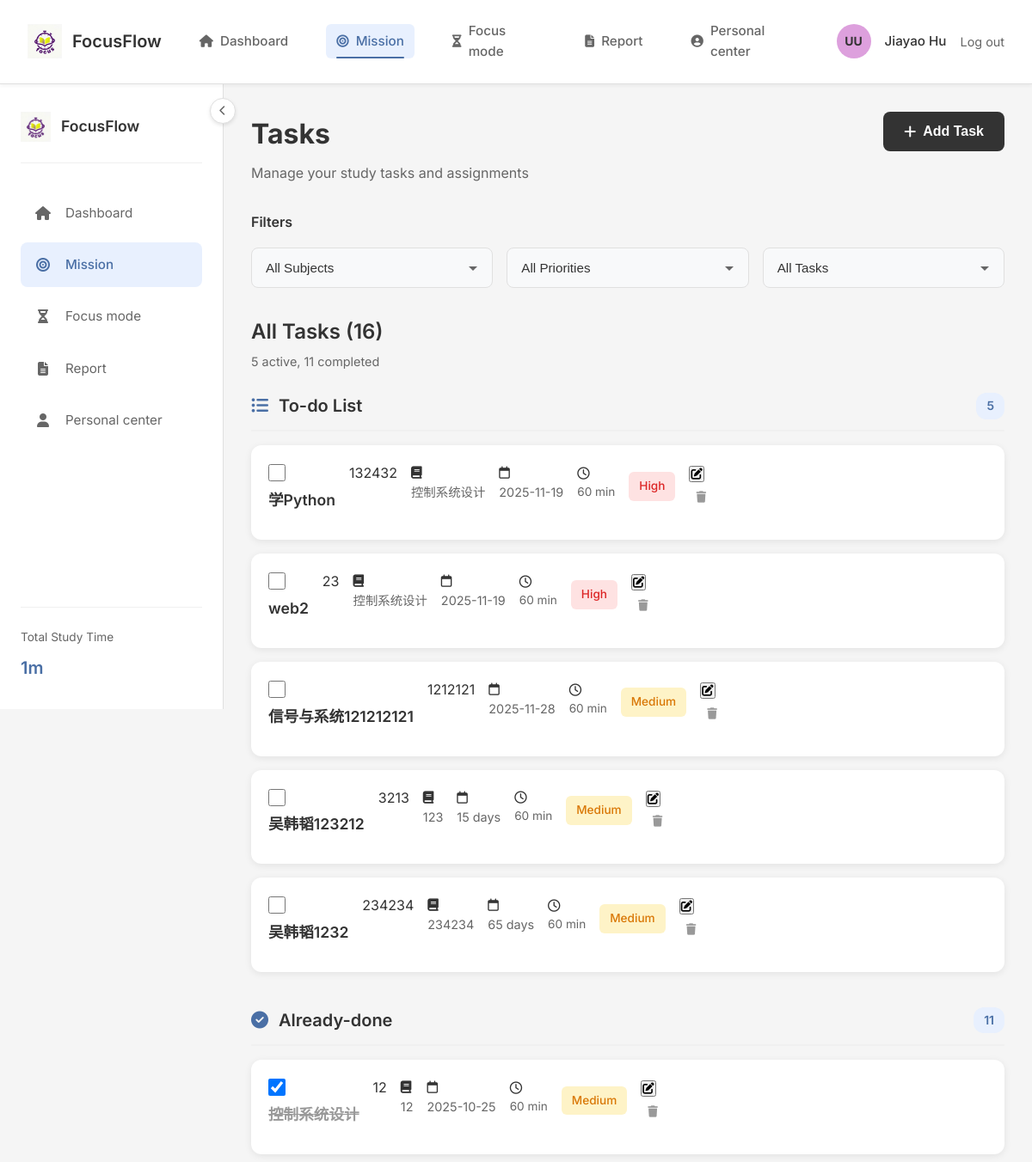
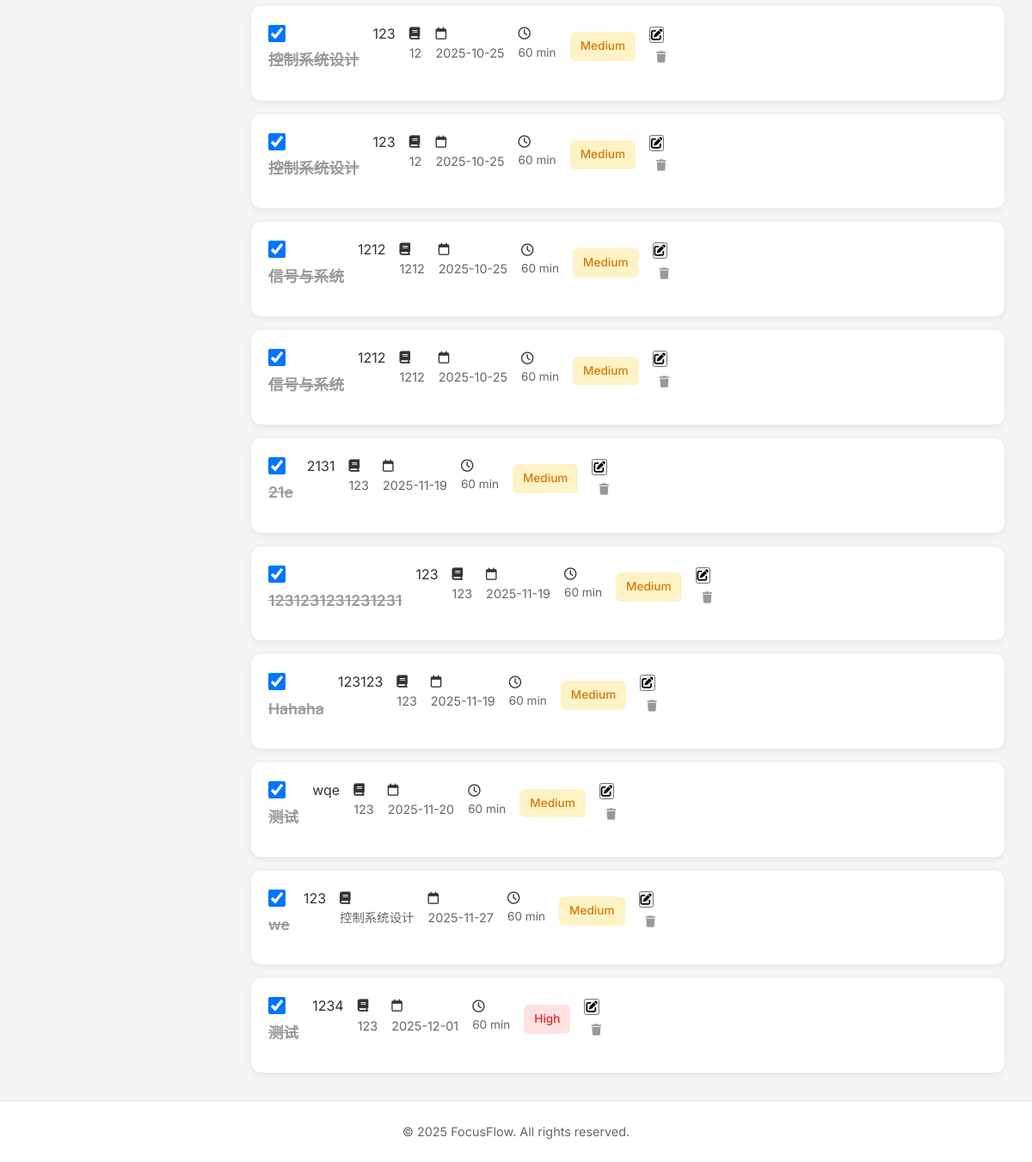
The page /tasks (signed in) on the database as committed earlier (2 pictures, top to bottom).
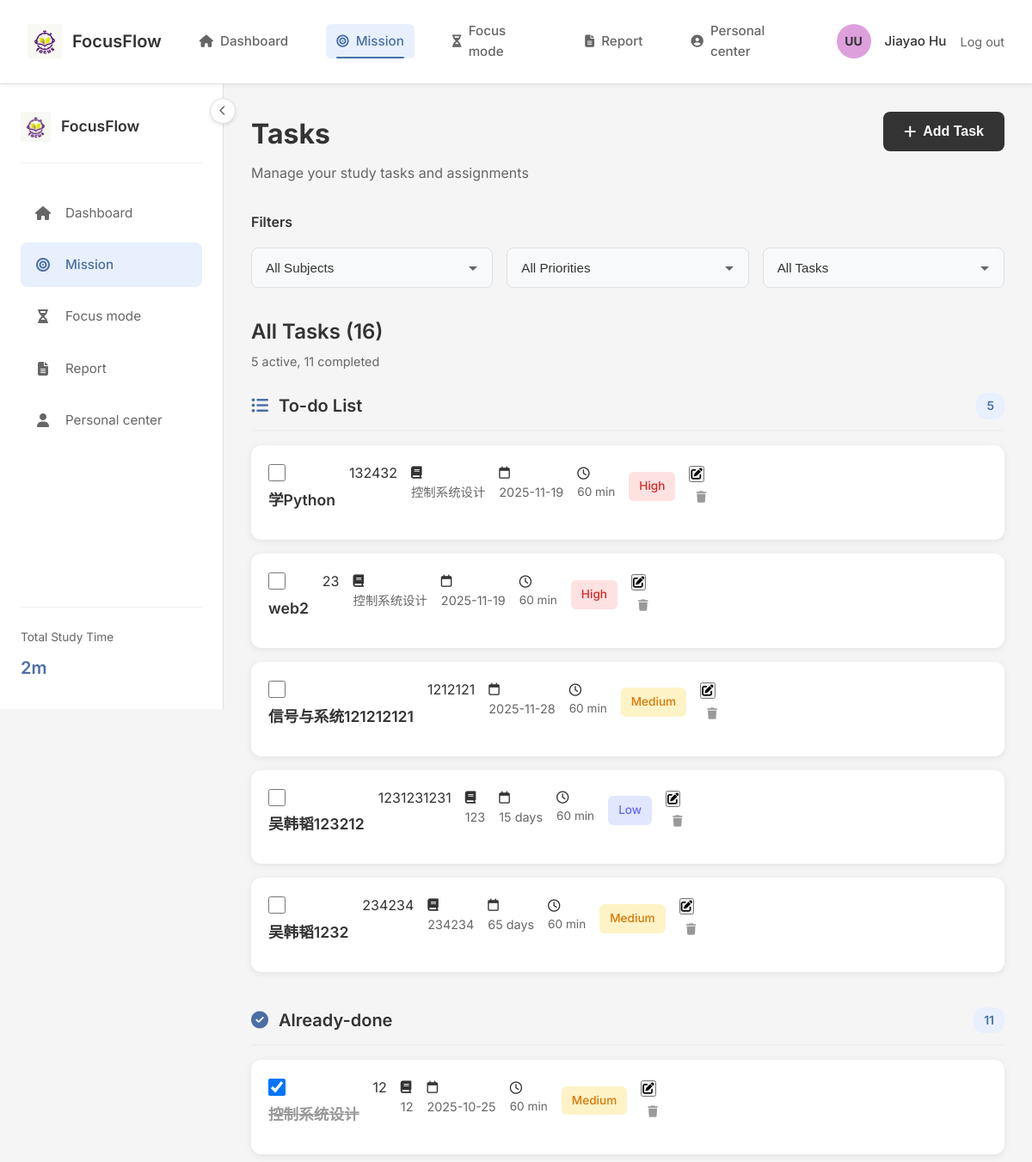
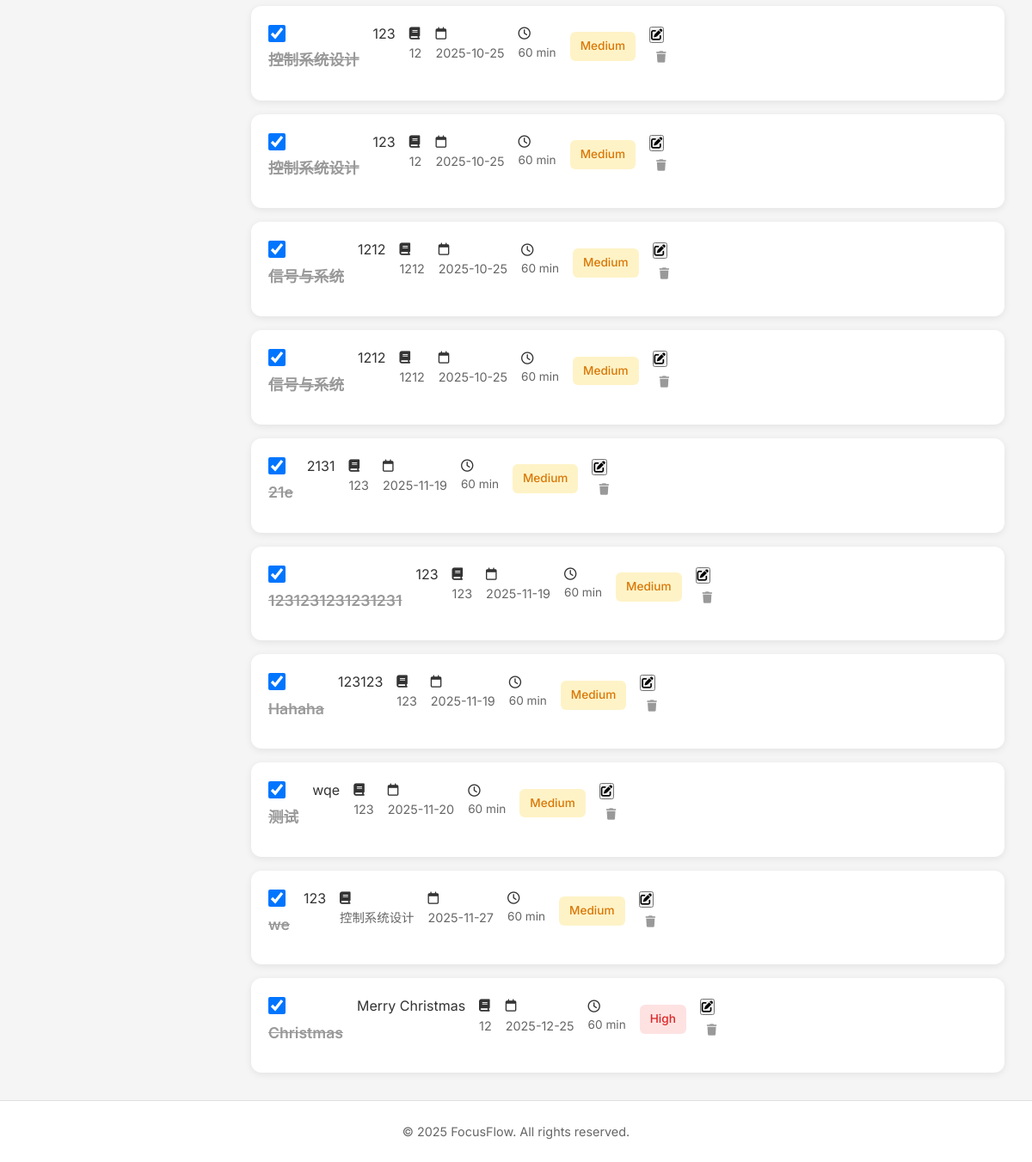
The same page on the database as committed later (2 pictures, top to bottom).
### tables this page shows
CREATE TABLE tasks (
    id INTEGER PRIMARY KEY AUTOINCREMENT,
    user_id INTEGER NOT NULL,
    title TEXT NOT NULL,
    description TEXT,
    course TEXT,
    priority TEXT DEFAULT 'medium', -- high, medium, low
    status TEXT DEFAULT 'pending', -- pending, in_progress, completed
    due_date TEXT,
    repeat TEXT, -- daily, weekly, monthly
    created_at TIMESTAMP DEFAULT CURRENT_TIMESTAMP,
    updated_at TIMESTAMP DEFAULT CURRENT_TIMESTAMP,
    FOREIGN KEY (user_id) REFERENCES users (id) ON DELETE CASCADE
);

### app.py (the view)
@app.route('/tasks')
@login_required
def tasks():
    print("[调试] 访问任务列表页面")
    lang = request.args.get('lang', 'en-US')
    translations = get_translations(lang)
    user_id = session['user_id']
    conn = get_db_connection()
    try:
        print(f"[调试] 获取用户 {user_id} 的所有任务")
        tasks = conn.execute('SELECT * FROM tasks WHERE user_id = ? ORDER BY due_date ASC', (user_id,)).fetchall()
        tasks_with_tags = []
        today = datetime.now().date()
        for task in tasks:
            print(f"[调试] 获取任务 {task['id']} 的标签")
            tags = conn.execute('SELECT tag FROM task_tags WHERE task_id = ?', (task['id'],)).fetchall()
            task_dict = dict(task)
            task_dict['tags'] = [tag['tag'] for tag in tags]
            if task_dict['due_date']:
                try:
                    due_date = datetime.strptime(task_dict['due_date'], '%Y-%m-%d').date()
                    days_diff = (due_date - today).days
                    if days_diff == 0:
                        task_dict['due_date'] = 'Today'
                    elif days_diff == 1:
                        task_dict['due_date'] = 'Tomorrow'
                    elif days_diff > 1:
                        task_dict['due_date'] = f'{days_diff} days'
                    else:
                        task_dict['due_date'] = due_date.strftime('%Y-%m-%d')
                except:
                    task_dict['due_date'] = task_dict['due_date']
            task_dict['estimated_time'] = 60  # Default value
            tasks_with_tags.append(task_dict)
    except Exception as e:
        print(f"[调试] 获取任务列表时出现错误: {str(e)}")
        tasks_with_tags = []
    finally:
        conn.close()
    return render_template('tasks.html', translations=translations, lang=lang, tasks=tasks_with_tags)

### app.py (called while the page is built)
def get_db_connection():
    print("[调试] 尝试连接数据库...")
    try:
        conn = sqlite3.connect(app.config['DATABASE'])
        conn.row_factory = sqlite3.Row
        print("[调试] 数据库连接成功")
        return conn
    except Exception as e:
        print(f"[调试] 数据库连接失败: {str(e)}")
        raise

def get_translations(lang='en-US'):
    print(f"[调试] 获取语言翻译，语言: {lang}")
    translations = {
        'en-US': {
            'welcome': 'Welcome',
            'login': 'Login',
            'register': 'Register',
            'phone': 'Phone Number',
            'password': 'Password',
            'confirm_password': 'Confirm Password',
            'forgot_password': 'Forgot Password',
            'dashboard': 'Dashboard',
            'profile': 'Profile',
            'tasks': 'Tasks',
            'focus': 'Focus Mode',
            'reports': 'Reports',
            'logout': 'Logout',
        },
    }
    result = translations.get(lang, translations['en-US'])
    print(f"[调试] 语言翻译获取成功，返回了{len(result)}个翻译项")
    return result

def login_required(f):
    @wraps(f)
    def decorated_function(*args, **kwargs):
        print(f"[调试] 验证用户登录状态，session中的user_id: {session.get('user_id')}")
        if 'user_id' not in session:
            print("[调试] 用户未登录，重定向到登录页面")
            return redirect(url_for('login'))
        print("[调试] 用户已登录，继续执行请求")
        return f(*args, **kwargs)
    return decorated_function

### utils/helpers.py (called while the page is built)
def generate_random_color():
    colors = ['#FF6B6B', '#4ECDC4', '#45B7D1', '#96CEB4', '#FFEAA7',
              '#DDA0DD', '#98D8C8', '#F7DC6F', '#BB8FCE', '#85C1E9']
    return random.choice(colors)

### templates/tasks.html (shortened to what this page needs)
{% extends "base.html" %}
{% block content %}
<div class="tasks-page-container">
    <div class="tasks-page-header">
        <div class="tasks-header-content">
            <div>
                <h1 class="tasks-page-title">Tasks</h1>
                <p class="tasks-page-subtitle">Manage your study tasks and assignments</p>
            </div>
            <button id="add-task-btn" class="btn-add-task">
                <i class="fas fa-plus"></i> Add Task
            </button>
        </div>
    </div>
    <div class="tasks-filters-section">
        <h3 class="filters-label">Filters</h3>
        <div class="filters-row">
            <div class="filter-dropdown-wrapper">
                <select id="filter-subject" class="filter-dropdown">
                    <option value="">All Subjects</option>
                    {% set subjects = [] %}
                </select>
            </div>
            <div class="filter-dropdown-wrapper">
                <select id="filter-priority" class="filter-dropdown">
                    <option value="">All Priorities</option>
                </select>
            </div>
            <div class="filter-dropdown-wrapper">
                <select id="filter-status" class="filter-dropdown">
                    <option value="">All Tasks</option>
                </select>
            </div>
        </div>
    </div>
    <div class="tasks-list-section">
        <div class="tasks-list-header">
            <h2 class="tasks-list-title">
                All Tasks (<span id="total-tasks-count">{{ tasks|length }}</span>)
            </h2>
            <p class="tasks-list-subtitle">
                <span id="active-tasks-count">{{ tasks|selectattr('status', 'ne', 'completed')|list|length }}</span> active,
                <span id="completed-tasks-count">{{ tasks|selectattr('status', 'equalto', 'completed')|list|length }}</span> completed
            </p>
        </div>
        {% set todo_tasks = tasks|selectattr('status', 'equalto', 'pending')|list %}
        {% if todo_tasks|length > 0 %}
        <div class="task-status-section" data-status="pending">
            <h3 class="task-status-title">
                <i class="fas fa-list-ul"></i> To-do List
                <span class="task-count-badge">{{ todo_tasks|length }}</span>
            </h3>
            <div class="tasks-list" id="todo-tasks-list">
                {% for task in todo_tasks %}
                {% include 'task_card.html' %}
                {% endfor %}
            </div>
        </div>
        {% endif %}
        {% set in_progress_tasks = tasks|selectattr('status', 'equalto', 'in_progress')|list %}
        {% set completed_tasks = tasks|selectattr('status', 'equalto', 'completed')|list %}
        {% if completed_tasks|length > 0 %}
        <div class="task-status-section" data-status="completed">
            <h3 class="task-status-title">
                <i class="fas fa-check-circle"></i> Already-done
                <span class="task-count-badge">{{ completed_tasks|length }}</span>
            </h3>
            <div class="tasks-list" id="completed-tasks-list">
                {% for task in completed_tasks %}
                {% include 'task_card.html' %}
                {% endfor %}
            </div>
        </div>
        {% endif %}
    </div>
</div>
{% endblock %}

### templates/base.html (shortened to what this page needs)
<!DOCTYPE html>
<html lang="{{ lang }}">
<head>
    <link rel="stylesheet" href="{{ url_for('static', filename='css/style.css') }}">
    <link rel="stylesheet" href="https://cdnjs.cloudflare.com/ajax/libs/font-awesome/6.4.0/css/all.min.css">
</head>
<body>
    <header class="main-header">
        <div class="header-content">
            <div class="header-logo-section">
                <a href="{{ url_for('index') }}" class="logo-link">
                    <img src="{{ url_for('static', filename='images/172.png') }}" alt="FocusFlow Logo" class="header-logo-img">
                    <span class="header-brand-name">FocusFlow</span>
                </a>
            </div>
            {% if 'user_id' in session %}
            <nav class="header-nav-links">
                <a href="{{ url_for('dashboard', lang=lang) }}" class="nav-link {% if request.endpoint == 'dashboard' %}active{% endif %}">
                    <i class="fas fa-home"></i> Dashboard
                </a>
                <a href="{{ url_for('tasks', lang=lang) }}" class="nav-link {% if request.endpoint == 'tasks' %}active{% endif %}">
                    <i class="fas fa-bullseye"></i> Mission
                </a>
                <a href="{{ url_for('focus', lang=lang) }}" class="nav-link {% if request.endpoint == 'focus' %}active{% endif %}">
                    <i class="fas fa-hourglass-half"></i> Focus mode
                </a>
                <a href="{{ url_for('reports', lang=lang) }}" class="nav-link {% if request.endpoint == 'reports' %}active{% endif %}">
                    <i class="fas fa-file-alt"></i> Report
                </a>
                <a href="{{ url_for('profile', lang=lang) }}" class="nav-link {% if request.endpoint == 'profile' %}active{% endif %}">
                    <i class="fas fa-user-circle"></i> Personal center
                </a>
            </nav>
            {% endif %}
            <div class="header-user-menu">
                <div class="user-avatar-header" style="background-color: {{ g.user_avatar_color|default('#ffd700') }}">
                    {{ g.initials|default('UU') }}
                </div>
                <span class="user-name-header">{{ g.user_name|default('User') }}</span>
                {% if 'user_id' in session %}
                <a href="{{ url_for('logout') }}" class="logout-link">Log out</a>
                {% endif %}
            </div>
        </div>
    </header>
    <div class="main-layout">
        {% if 'user_id' in session %}
        <aside class="sidebar" id="sidebar">
            <button class="sidebar-toggle" id="sidebarToggle">
                <i class="fas fa-chevron-left"></i>
            </button>
            <div class="sidebar-content">
                <div class="sidebar-logo-section">
                    <img src="{{ url_for('static', filename='images/172.png') }}" alt="FocusFlow Logo" class="sidebar-logo-img">
                    <span class="sidebar-brand-name">FocusFlow</span>
                </div>
                <nav class="sidebar-nav">
                    <a href="{{ url_for('dashboard', lang=lang) }}" class="sidebar-nav-item {% if request.endpoint == 'dashboard' %}active{% endif %}">
                        <i class="fas fa-home"></i>
                        <span>Dashboard</span>
                    </a>
                    <a href="{{ url_for('tasks', lang=lang) }}" class="sidebar-nav-item {% if request.endpoint == 'tasks' %}active{% endif %}">
                        <i class="fas fa-bullseye"></i>
                        <span>Mission</span>
                    </a>
                    <a href="{{ url_for('focus', lang=lang) }}" class="sidebar-nav-item {% if request.endpoint == 'focus' %}active{% endif %}">
                        <i class="fas fa-hourglass-half"></i>
                        <span>Focus mode</span>
                    </a>
                    <a href="{{ url_for('reports', lang=lang) }}" class="sidebar-nav-item {% if request.endpoint == 'reports' %}active{% endif %}">
                        <i class="fas fa-file-alt"></i>
                        <span>Report</span>
                    </a>
                    <a href="{{ url_for('profile', lang=lang) }}" class="sidebar-nav-item {% if request.endpoint == 'profile' %}active{% endif %}">
                        <i class="fas fa-user"></i>
                        <span>Personal center</span>
                    </a>
                </nav>
                <div class="sidebar-study-time">
                    <div class="study-time-label">Total Study Time</div>
                    <div class="study-time-value">{{ g.total_study_time|default('0h 0m') }}</div>
                </div>
            </div>
        </aside>
        {% endif %}
        <main class="main-content {% if 'user_id' in session %}with-sidebar{% endif %}">
            {% block content %}{% endblock %}
        </main>
    </div>
    <footer class="main-footer">
        <div class="footer-content">
            <p>&copy; 2025 FocusFlow. All rights reserved.</p>
        </div>
    </footer>
</body>
</html>

### templates/task_card.html
<div class="task-card-modern"
     data-subject="{{ task.course or '' }}"
     data-priority="{{ task.priority }}"
     data-status="{{ task.status }}"
     data-task-id="{{ task.id }}">
    <div class="task-card-header">
        <input type="checkbox"
               class="task-checkbox-modern"
               data-task-id="{{ task.id }}"
               {% if task.status == 'completed' %}checked{% endif %}>
        <h3 class="task-title-modern {% if task.status == 'completed' %}completed{% endif %}">
            {{ task.title }}
        </h3>
    </div>
    {% if task.description %}
    <div class="task-description-modern">
        {{ task.description }}
    </div>
    {% endif %}
    <div class="task-details-modern">
        {% if task.course %}
        <div class="task-detail-item">
            <i class="fas fa-book"></i>
            <span class="task-subject-modern">{{ task.course }}</span>
        </div>
        {% endif %}
        {% if task.due_date %}
        <div class="task-detail-item">
            <i class="far fa-calendar"></i>
            <span class="task-due-date-modern
                {% if task.due_date == 'Today' or 'today' in task.due_date|lower %}due-today{% elif task.due_date == 'Tomorrow' or 'tomorrow' in task.due_date|lower %}due-tomorrow{% endif %}">
                {{ task.due_date }}
            </span>
        </div>
        {% endif %}
        {% if task.estimated_time %}
        <div class="task-detail-item">
            <i class="far fa-clock"></i>
            <span class="task-time-modern">
                {{ task.estimated_time }} min
            </span>
        </div>
        {% endif %}
    </div>
    <div class="task-actions-modern">
        {% if task.priority %}
        <span class="priority-tag-modern priority-{{ task.priority }}">
            {{ task.priority|title }}
        </span>
        {% endif %}
        <div class="action-buttons">
            <button class="edit-btn-modern" data-task-id="{{ task.id }}" title="Edit task">
                <i class="fas fa-edit"></i>
            </button>
            <button class="delete-btn-modern" data-task-id="{{ task.id }}" title="Delete task">
                <i class="fas fa-trash"></i>
            </button>
        </div>
    </div>
</div>

Rows that differ between the two databases and show on the page:
removed tasks: status "☑", title "测试", description "1234", course "123", due_date "2025-12-01", estimated_time "60", priority "High", shown under "Already-done 11"
changed tasks "吴韩韬123212": description "3213" → "1231231231"; priority "Medium" → "Low"
added tasks: status "☑", title "Christmas", description "Merry Christmas", course "12", due_date "2025-12-25", estimated_time "60", priority "High", shown under "Already-done 11"
Other text that changed with them:
{{ g.total_study_time|default('0h 0m') }}: "1m" → "2m"
